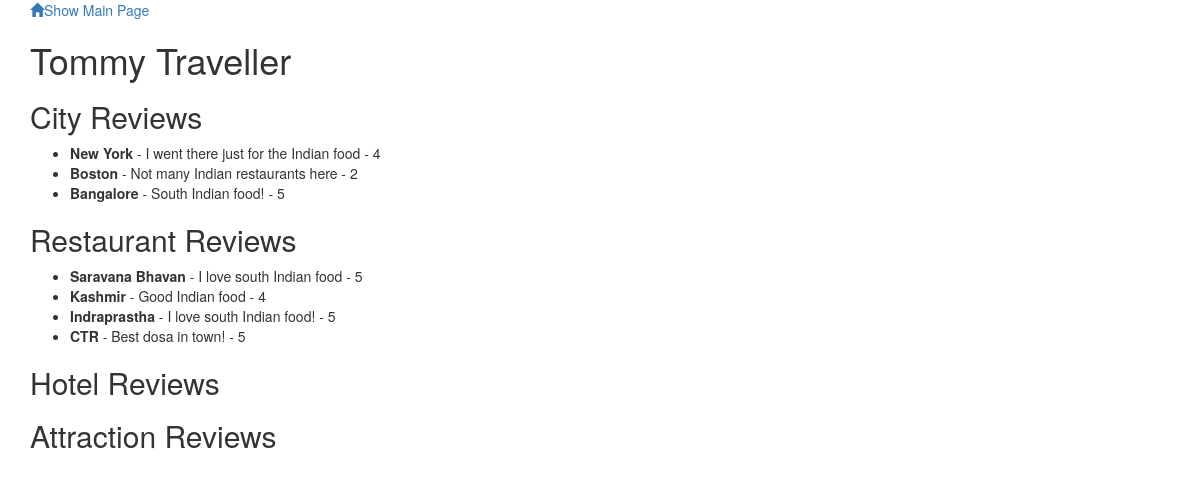
/reviews/users/3, run on the app's committed database.
### trip_planner/models.py (models this page shows, shortened)
class User(Base):
    __tablename__ = 'user'
    user_name = Column(String(80), nullable=False)
    id = Column(Integer, primary_key=True)
    email = Column(String(30), nullable=False)
    picture = Column(String(300), nullable=True)
    cities = relationship("UserCityAssociation", back_populates="user")
    restaurants = relationship("UserRestaurantAssociation", back_populates="user")
    hotels = relationship("UserHotelAssociation", back_populates="user")
    attractions = relationship("UserAttractionAssociation", back_populates="user")

class UserCityAssociation(Base):
    __tablename__ = 'user_city_association'
    user_id = Column(Integer, ForeignKey('user.id'), primary_key=True)
    city_id = Column(Integer, ForeignKey('city.id'), primary_key=True)
    user = relationship("User", back_populates="cities")
    city = relationship("City", back_populates="travelers")
    review = Column(String(400))
    rating = Column(Integer, CheckConstraint('rating >= 0 AND rating <=5'))

class City(Base):
    __tablename__ = 'city'
    id = Column(Integer, primary_key=True)
    city_name = Column(String(80), nullable=False)
    state = Column(String(80), nullable=False)
    country = Column(String(80), nullable=False)
    travelers = relationship("UserCityAssociation", back_populates="city")
    restaurants = relationship("Restaurant", back_populates="city")
    hotels = relationship("Hotel", back_populates="city")
    attractions = relationship("Attraction", back_populates="city")

class UserRestaurantAssociation(Base):
    __tablename__ = 'user_restaurant_association'
    user_id = Column(Integer, ForeignKey('user.id'), primary_key=True)
    restaurant_id = Column(Integer, ForeignKey('restaurant.id'), primary_key=True)
    user = relationship("User", back_populates="restaurants")
    restaurant = relationship("Restaurant", back_populates="customers")
    review = Column(String(400))
    rating = Column(Integer, CheckConstraint('rating >= 0 AND rating <=5'))

class Restaurant(Base):
    __tablename__ = 'restaurant'
    restaurant_name = Column(String(80), nullable=False)
    id = Column(Integer, primary_key=True)
    customers = relationship("UserRestaurantAssociation", back_populates="restaurant")
    city_id = Column(Integer, ForeignKey('city.id'))
    city = relationship("City")

### trip_planner/views/reviews.py (the view)
@mod.route('/users/<int:user_id>')
def show_user_contributions(user_id):
    user_name = session.query(User.user_name).filter_by(id=user_id).one()
    if user_name:
        user_name = user_name[0]
    city_reviews = session.query(UserCityAssociation,
                                 City.city_name,
                                 UserCityAssociation.review,
                                 UserCityAssociation.rating).\
        filter(and_(UserCityAssociation.user_id == user_id,
                    City.id == UserCityAssociation.city_id)).all()
    restaurant_reviews = session.query(UserRestaurantAssociation,
                                       Restaurant.restaurant_name,
                                       UserRestaurantAssociation.review,
                                       UserRestaurantAssociation.rating).\
        filter(and_(UserRestaurantAssociation.user_id == user_id,
                    Restaurant.id == UserRestaurantAssociation.restaurant_id)).all()
    attraction_reviews = session.query(UserAttractionAssociation,
                                       Attraction.attraction_name,
                                       UserAttractionAssociation.review,
                                       UserAttractionAssociation.rating).\
        filter(and_(UserAttractionAssociation.user_id == user_id,
                    Attraction.id == UserAttractionAssociation.attraction_id)).all()
    hotel_reviews = session.query(UserHotelAssociation,
                                  Hotel.hotel_name,
                                  UserHotelAssociation.review,
                                  UserHotelAssociation.rating).\
        filter(and_(UserHotelAssociation.user_id == user_id,
                    Hotel.id == UserHotelAssociation.hotel_id)).all()
    return render_template('user_contributions.html', city_reviews=city_reviews, restaurant_reviews=restaurant_reviews,
                           attraction_reviews=attraction_reviews, hotel_reviews=hotel_reviews, name=user_name)

### trip_planner/templates/user_contributions.html (shortened to what this page needs)
{% extends "main.html" %}
{% block content %}
{% include "header.html" %}
<h1>{{name}}</h1>
<h2>City Reviews</h2>
{% if city_reviews %}
<ul>
    {% for review in city_reviews %}
        <li><strong>{{review[1]}}</strong> - {{review[2]}} - {{review[3]}} </li>
    {% endfor %}
</ul>
{% endif %}
<h2>Restaurant Reviews</h2>
{% if restaurant_reviews %}
<ul>
    {% for review in restaurant_reviews %}
        <li><strong>{{review[1]}}</strong> - {{review[2]}} - {{review[3]}} </li>
    {% endfor %}
</ul>
{% endif %}
<h2>Hotel Reviews</h2>
<h2>Attraction Reviews</h2>
{% endblock %}

### data on the page
User: user_name "Tommy Traveller"
UserCityAssociation: city_name "New York", review "I went there just for the Indian food", rating "4"
UserCityAssociation: city_name "Boston", review "Not many Indian restaurants here", rating "2"
UserCityAssociation: city_name "Bangalore", review "South Indian food!", rating "5"
UserRestaurantAssociation: restaurant_name "Saravana Bhavan", review "I love south Indian food", rating "5"
UserRestaurantAssociation: restaurant_name "Kashmir", review "Good Indian food", rating "4"
UserRestaurantAssociation: restaurant_name "Indraprastha", review "I love south Indian food!", rating "5"
UserRestaurantAssociation: restaurant_name "CTR", review "Best dosa in town!", rating "5"
